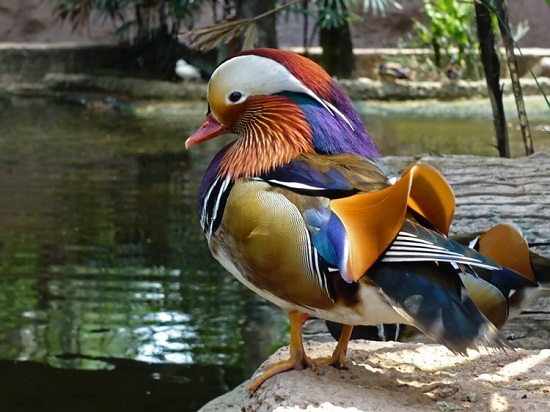
#> input picture Clustering/bird.png, 550 x 412 px, found by its file name
$ python Image_Compression.py
#> lines starting #> are read from the running program, lines starting #| are printed output that depends on the picture
from skimage import io
import numpy as np
from sklearn.cluster import KMeans

#  read and show original image
image = io.imread('/Users/ali/Desktop/Image/bird.png')
#> image is the input picture: shape (412, 550, 3); mean R, G, B 93.7, 89.7, 73.4
io.imshow(image)
io.show()

rows, cols = image.shape[0], image.shape[1]
#> rows = 412; cols = 550
image = image.reshape(rows * cols, 3)
# do kmeans (think of order=20 clusters or so!)
print('kmean')
clt = KMeans(n_clusters=40, max_iter=100)
model = clt.fit(image)
labels = model.labels_

# get your clusters and labels
# find clusters and labels
labels = labels.reshape(rows, cols);
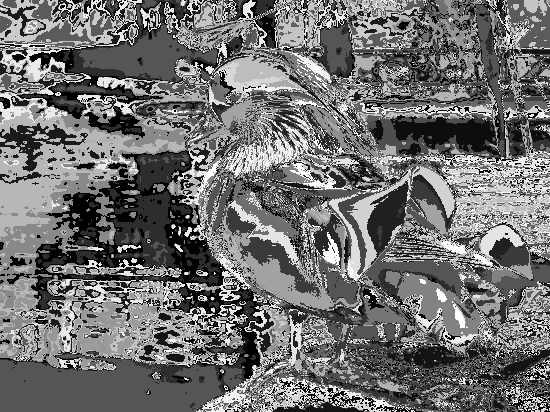
#> labels: shape (412, 550) int32; min 0, max 39, mean 17.2; drawn with min black and max white
clusters = model.cluster_centers_
#> clusters = 40 rows, first 8: [40.03, 46.41, 30.82], [176.2, 169.1, 150.1], [124.4, 117.2, 77], [246.2, 248.3, 243.9], [71.31, 76.39, 63.24], [134.4, 64.35, 9.09], [72.19, 85.27, 148.1], [29.96, 33.76, 22.43]
print(clusters.shape)
#| (40, 3)

# show decompressed image
image = np.zeros((rows, cols, 3), dtype=np.uint8)
for i in range(rows):
    for j in range(cols):
        image[i, j, :] = clusters[labels[i, j], :]
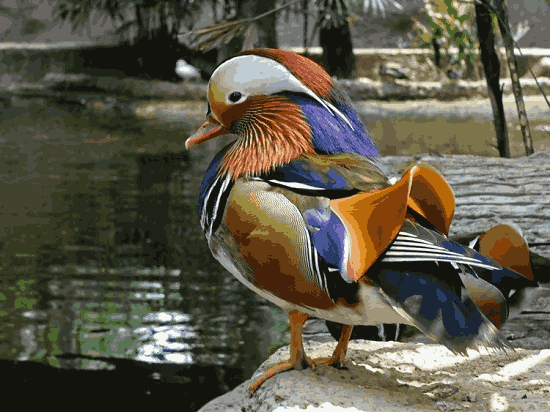
#> image: shape (412, 550, 3); mean of channels 0, 1, 2 93.3, 89.3, 72.9; drawn as R, G, B
io.imsave('/Users/ali/Desktop/Image/compressed_image.png', image);
io.imshow(image)
io.show()
